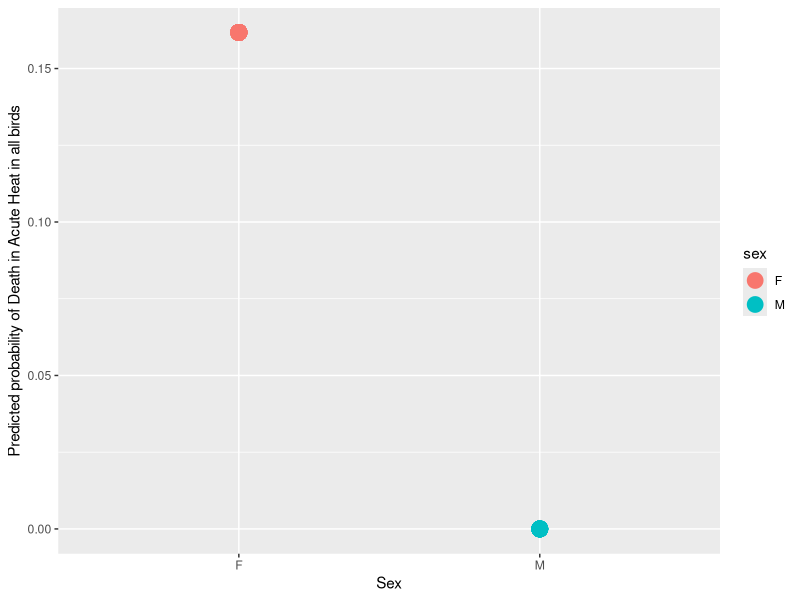
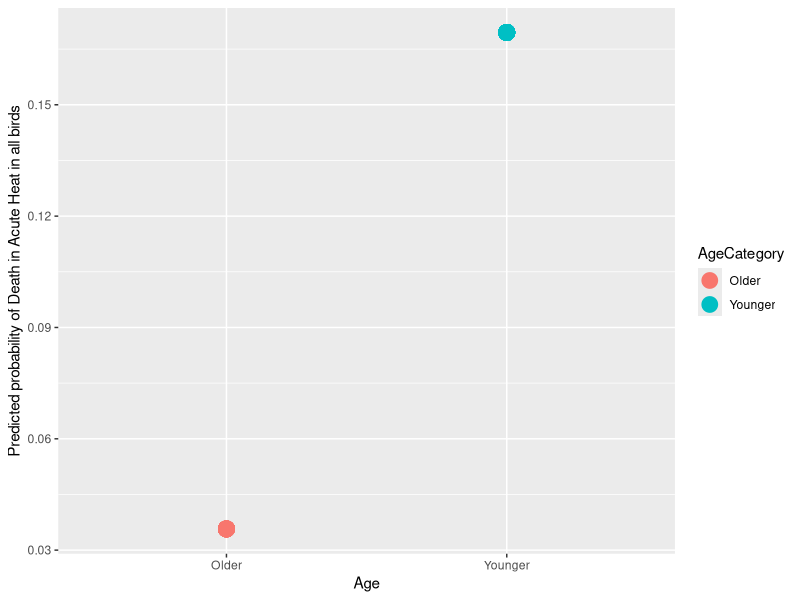
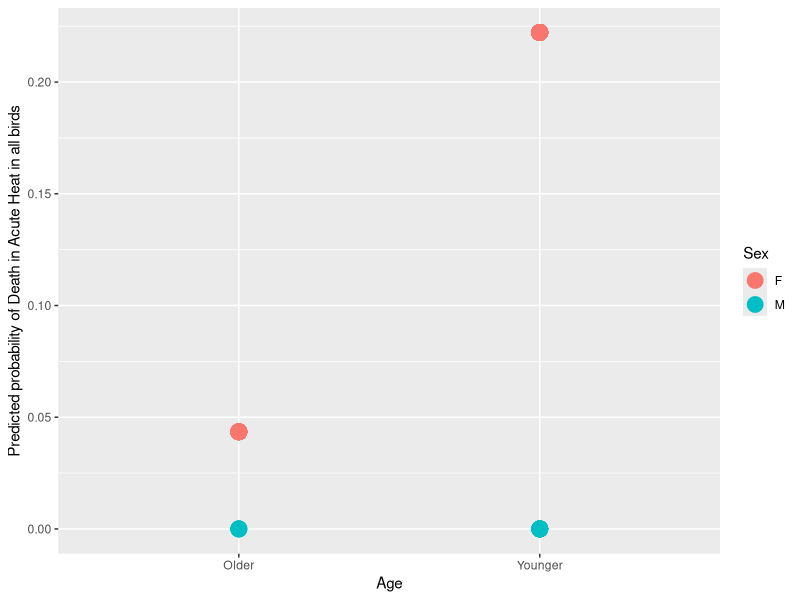
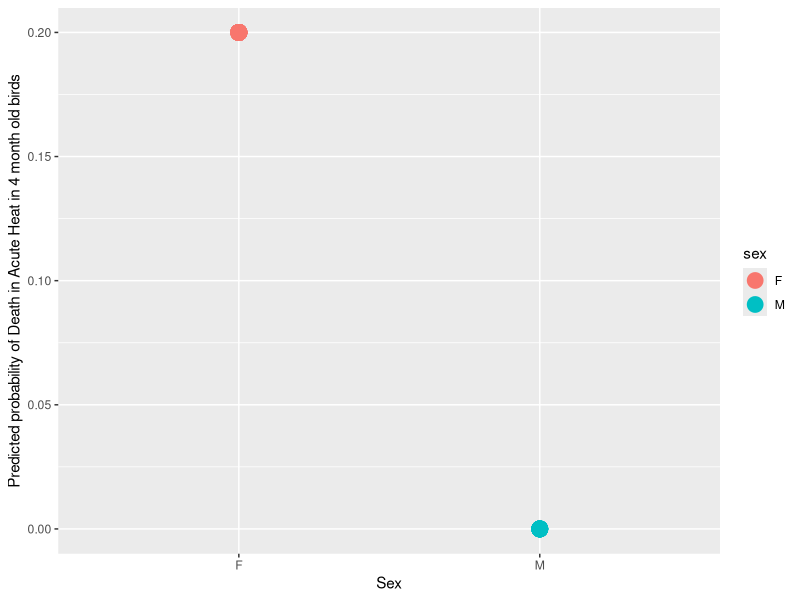

The R script that drew these images, in order:
## ---- chunk 1
library(multcomp)
library(ggplot2)
library(nlme)
library(grid)
library(gridExtra)
library(emmeans)
library(cowplot)
library(ggplot2)

## ---- chunk 2
data=read.csv("AHDB_MasterDataSheet.csv")
data
xtabs(~ Died_InTrt + Sex, data=data) # Summarize the number of deaths by Sex
xtabs(~ Died_InTrt + AgeCategory, data=data) # Summarize the number of deaths by Age
## ---- chunk 3
logistic <- glm(Died_InTrt ~ Sex, data=data, family="binomial")
summary(logistic)

female.log.odds <- log(9 / 36)
female.log.odds

male.log.odds <- log(0 / 18)
male.log.odds
## ---- chunk 4
## NOTE: Since we are doing logistic regression...
## Null devaince = 2*(0 - LogLikelihood(null model))
##               = -2*LogLikihood(null model)
## Residual deviacne = 2*(0 - LogLikelihood(proposed model))
##                   = -2*LogLikelihood(proposed model)
ll.null <- logistic$null.deviance/-2
ll.proposed <- logistic$deviance/-2
 
## McFadden's Pseudo R^2 = [ LL(Null) - LL(Proposed) ] / LL(Null)
(ll.null - ll.proposed) / ll.null
 
## chi-square value = 2*(LL(Proposed) - LL(Null))
## p-value = 1 - pchisq(chi-square value, df = 2-1)
1 - pchisq(2*(ll.proposed - ll.null), df=1)
1 - pchisq((logistic$null.deviance - logistic$deviance), df=1)
## ---- chunk 5
predicted.data_sex <- data.frame(
  probability.of.Data=logistic$fitted.values,
  sex=data$Sex)
 
## We can plot the data...
ggplot(data=predicted.data_sex, aes(x=sex, y=probability.of.Data)) +
  geom_point(aes(color=sex), size=5) +
  xlab("Sex") +
  ylab("Predicted probability of Death in Acute Heat in all birds")
 
## Since there are only two probabilities (one for females and one for males),
## we can use a table to summarize the predicted probabilities.
xtabs(~ probability.of.Data + sex, data=predicted.data_sex)
## ---- chunk 6
logistic2 <- glm(Died_InTrt ~ AgeCategory, data=data, family="binomial")
summary(logistic2)
## ---- chunk 7
## NOTE: Since we are doing logistic regression...
## Null devaince = 2*(0 - LogLikelihood(null model))
##               = -2*LogLikihood(null model)
## Residual deviacne = 2*(0 - LogLikelihood(proposed model))
##                   = -2*LogLikelihood(proposed model)
ll.null <- logistic2$null.deviance/-2
ll.proposed <- logistic2$deviance/-2
 
## McFadden's Pseudo R^2 = [ LL(Null) - LL(Proposed) ] / LL(Null)
(ll.null - ll.proposed) / ll.null
 
## chi-square value = 2*(LL(Proposed) - LL(Null))
## p-value = 1 - pchisq(chi-square value, df = 2-1)
1 - pchisq(2*(ll.proposed - ll.null), df=1)
1 - pchisq((logistic2$null.deviance - logistic2$deviance), df=1)
## ---- chunk 8
predicted.data_Age <- data.frame(
  probability.of.Data=logistic2$fitted.values,
  AgeCategory=data$AgeCategory)
 
## We can plot the data...
ggplot(data=predicted.data_Age, aes(x=AgeCategory, y=probability.of.Data)) +
  geom_point(aes(color=AgeCategory), size=5) +
  xlab("Age") +
  ylab("Predicted probability of Death in Acute Heat in all birds")
 
## Since there are only two probabilities (one for females and one for males),
## we can use a table to summarize the predicted probabilities.
xtabs(~ probability.of.Data + AgeCategory, data=predicted.data_Age)
## ---- chunk 9
logistic_Age_Sex <- glm(Died_InTrt ~ AgeCategory + Sex, data=data, family="binomial")
summary(logistic_Age_Sex)
## ---- chunk 10
## NOTE: Since we are doing logistic regression...
## Null devaince = 2*(0 - LogLikelihood(null model))
##               = -2*LogLikihood(null model)
## Residual deviacne = 2*(0 - LogLikelihood(proposed model))
##                   = -2*LogLikelihood(proposed model)
ll.null <- logistic_Age_Sex$null.deviance/-2
ll.proposed <- logistic_Age_Sex$deviance/-2
 
## McFadden's Pseudo R^2 = [ LL(Null) - LL(Proposed) ] / LL(Null)
(ll.null - ll.proposed) / ll.null
 
## chi-square value = 2*(LL(Proposed) - LL(Null))
## p-value = 1 - pchisq(chi-square value, df = 2-1)
1 - pchisq(2*(ll.proposed - ll.null), df=1)
1 - pchisq((logistic_Age_Sex$null.deviance - logistic_Age_Sex$deviance), df=1)
## ---- chunk 11
predicted.data_Age_Sex <- data.frame(
  probability.of.Data=logistic_Age_Sex$fitted.values,
  AgeCategory=data$AgeCategory, Sex=data$Sex)
 
## We can plot the data...
ggplot(data=predicted.data_Age_Sex, aes(x=AgeCategory, y=probability.of.Data, fill=Sex)) +
  geom_point(aes(color=Sex), size=5) +
  xlab("Age") +
  ylab("Predicted probability of Death in Acute Heat in all birds")
 
## Since there are only two probabilities (one for females and one for males),
## we can use a table to summarize the predicted probabilities.
xtabs(~ probability.of.Data + AgeCategory + Sex, data=predicted.data_Age_Sex)
## ---- chunk 12
YoungerData=read.csv("Younger.csv")
xtabs(~ Died_InTrt + Sex, data=YoungerData)
## ---- chunk 13
logistic3 <- glm(Died_InTrt ~ Sex, data=YoungerData, family="binomial")
summary(logistic3)

Youngfemale.log.odds <- log(9 / 36)
Youngfemale.log.odds

Youngmale.log.odds <- log(0 / 18)
Youngmale.log.odds
## ---- chunk 14
 ## NOTE: Since we are doing logistic regression...
## Null devaince = 2*(0 - LogLikelihood(null model))
##               = -2*LogLikihood(null model)
## Residual deviacne = 2*(0 - LogLikelihood(proposed model))
##                   = -2*LogLikelihood(proposed model)
ll.null <- logistic3$null.deviance/-2
ll.proposed <- logistic3$deviance/-2
 
## McFadden's Pseudo R^2 = [ LL(Null) - LL(Proposed) ] / LL(Null)
(ll.null - ll.proposed) / ll.null
 
## chi-square value = 2*(LL(Proposed) - LL(Null))
## p-value = 1 - pchisq(chi-square value, df = 2-1)
1 - pchisq(2*(ll.proposed - ll.null), df=1)
1 - pchisq((logistic3$null.deviance - logistic3$deviance), df=1)
## ---- chunk 15
predicted.data <- data.frame(
  probability.of.YoungerData=logistic3$fitted.values,
  sex=YoungerData$Sex)
 
## We can plot the data...
ggplot(data=predicted.data, aes(x=sex, y=probability.of.YoungerData)) +
  geom_point(aes(color=sex), size=5) +
  xlab("Sex") +
  ylab("Predicted probability of Death in Acute Heat in 4 month old birds")
 
## Since there are only two probabilities (one for females and one for males),
## we can use a table to summarize the predicted probabilities.
xtabs(~ probability.of.YoungerData + sex, data=predicted.data)
